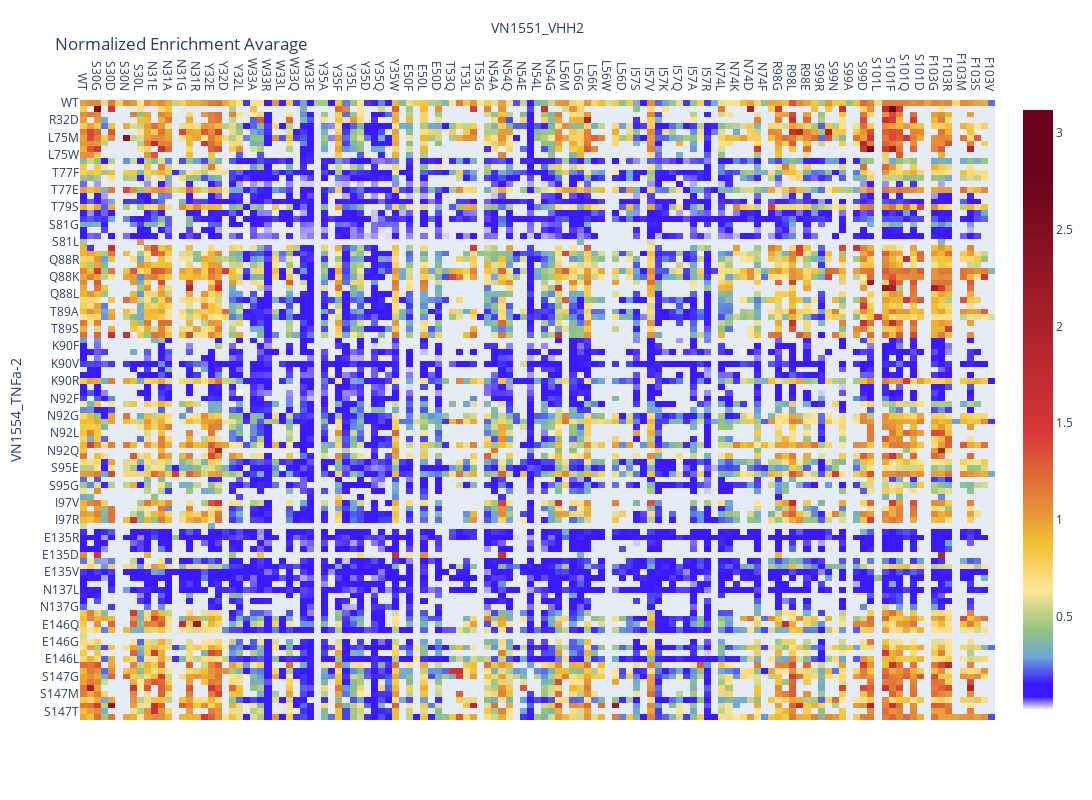
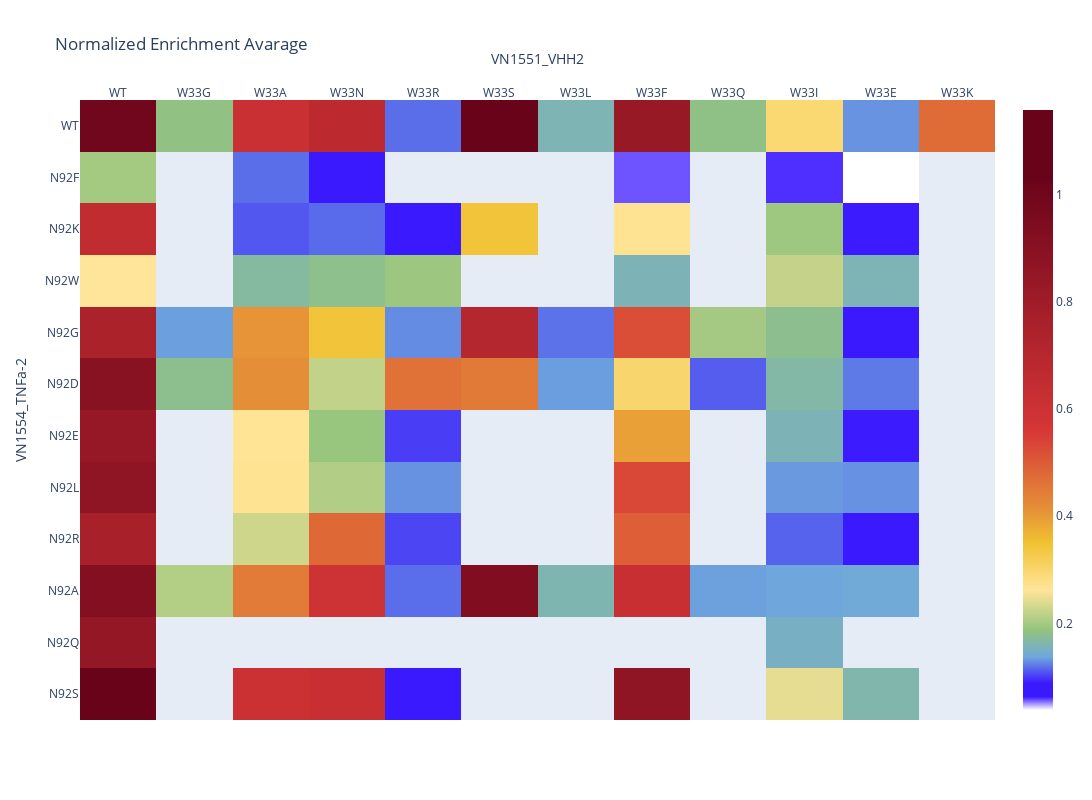

The notebook cell saved with these charts, in order:
### Code cell
plotHeatmap()
plotHeatmap("W33", "N92")

### Figure 1 — Plotly figure (JSON) as saved in the notebook; plotly's stock layout.template omitted (floating-point values rounded to 4 significant figures; data arrays with more than 128 entries replaced by an {"elided": "..."} marker saying what was removed)
{"data": [{"colorscale": [[0, "white"], [0.02222, "#3b19ff"], [0.04444, "#3b19ff"], [0.08889, "#6fa8dc"], [0.1333, "#93c47d"], [0.2, "#ffe599"], [0.2778, "#f1c232"], [0.3333, "#e69138"], [0.4667, "#d63636"], [0.8889, "#69031a"], [1, "#69031a"]], "customdata": {"elided": "107x129x3 float values"}, "hoverongaps": false, "hovertemplate": "<b>VN1551_VHH2 (%{x})<BR>VN1554_TNFa-2 (%{y})</b><BR><BR>Enrichment: %{customdata[0]:,.2f}<BR>sd: %{customdata[1]:,.3f}<BR>Nbr_dBCs: %{customdata[2]}<extra></extra>", "type": "heatmap", "x": {"elided": "129 str values"}, "y": ["WT", "R32N", "R32K", "R32D", "R32F", "L75F", "L75M", "L75E", "L75I", "L75W", "L75G", "T77A", "T77F", "T77G", "T77*", "T77E", "T79K", "T79L", "T79S", "T79R", "S81F", "S81G", "S81R", "S81K", "S81L", "S81A", "S81T", "Q88R", "Q88I", "Q88N", "Q88K", "Q88E", "Q88G", "Q88L", "Q88F", "T89K", "T89A", "T89L", "T89E", "T89S", "T89F", "K90S", "K90F", "K90G", "K90D", "K90V", "K90E", "K90A", "K90R", "K90W", "K90N", "N92F", "N92K", "N92W", "N92G", "N92D", "N92E", "N92L", "N92R", "N92A", "N92Q", "N92S", "S95A", "S95E", "S95T", "S95D", "S95G", "S95N", "I97D", "I97V", "I97W", "I97A", "I97R", "I97E", "E135F", "E135R", "E135K", "E135W", "E135D", "E135A", "E135Q", "E135V", "E135G", "E135L", "N137L", "N137E", "N137W", "N137G", "E146V", "E146M", "E146Q", "E146F", "E146R", "E146G", "E146S", "E146A", "E146L", "E146D", "S147L", "S147G", "S147N", "S147D", "S147M", "S147K", "S147E", "S147T", "S147F"], "z": {"elided": "107x129 float values"}}], "layout": {"autosize": false, "height": 800, "title": {"text": "Normalized Enrichment Avarage"}, "width": 1200, "xaxis": {"showgrid": false, "side": "top", "title": {"text": "VN1551_VHH2"}}, "yaxis": {"autorange": "reversed", "showgrid": false, "title": {"text": "VN1554_TNFa-2"}}}}

### Figure 2 — Plotly figure (JSON) as saved in the notebook; plotly's stock layout.template omitted (floating-point values rounded to 4 significant figures; data arrays with more than 128 entries replaced by an {"elided": "..."} marker saying what was removed)
{"data": [{"colorscale": [[0, "white"], [0.02222, "#3b19ff"], [0.04444, "#3b19ff"], [0.08889, "#6fa8dc"], [0.1333, "#93c47d"], [0.2, "#ffe599"], [0.2778, "#f1c232"], [0.3333, "#e69138"], [0.4667, "#d63636"], [0.8889, "#69031a"], [1, "#69031a"]], "customdata": {"elided": "12x12x3 float values"}, "hoverongaps": false, "hovertemplate": "<b>VN1551_VHH2 (%{x})<BR>VN1554_TNFa-2 (%{y})</b><BR><BR>Enrichment: %{customdata[0]:,.2f}<BR>sd: %{customdata[1]:,.3f}<BR>Nbr_dBCs: %{customdata[2]}<extra></extra>", "type": "heatmap", "x": ["WT", "W33G", "W33A", "W33N", "W33R", "W33S", "W33L", "W33F", "W33Q", "W33I", "W33E", "W33K"], "y": ["WT", "N92F", "N92K", "N92W", "N92G", "N92D", "N92E", "N92L", "N92R", "N92A", "N92Q", "N92S"], "z": {"elided": "12x12 float values"}}], "layout": {"autosize": false, "height": 800, "title": {"text": "Normalized Enrichment Avarage"}, "width": 1200, "xaxis": {"showgrid": false, "side": "top", "title": {"text": "VN1551_VHH2"}}, "yaxis": {"autorange": "reversed", "showgrid": false, "title": {"text": "VN1554_TNFa-2"}}}}
